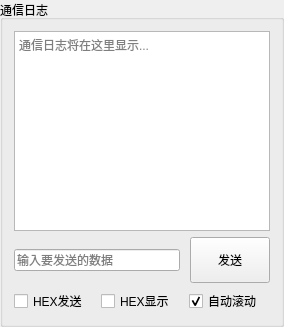
      <widget class="QGroupBox" name="groupBox_communication">
       <property name="minimumSize">
        <size>
         <width>250</width>
         <height>0</height>
        </size>
       </property>
       <property name="title">
        <string>通信日志</string>
       </property>
       <layout class="QVBoxLayout" name="communicationLayout">
        <item>
         <widget class="QTextEdit" name="textEdit_log">
          <property name="minimumSize">
           <size>
            <width>0</width>
            <height>200</height>
           </size>
          </property>
          <property name="readOnly">
           <bool>true</bool>
          </property>
          <property name="placeholderText">
           <string>通信日志将在这里显示...</string>
          </property>
         </widget>
        </item>
        <item>
         <layout class="QHBoxLayout" name="sendLayout">
          <property name="spacing">
           <number>10</number>
          </property>
          <item>
           <widget class="QLineEdit" name="lineEdit_send">
            <property name="placeholderText">
             <string>输入要发送的数据</string>
            </property>
           </widget>
          </item>
          <item>
           <widget class="QPushButton" name="pushButton_send">
            <property name="minimumSize">
             <size>
              <width>60</width>
              <height>46</height>
             </size>
            </property>
            <property name="text">
             <string>发送</string>
            </property>
           </widget>
          </item>
         </layout>
        </item>
        <item>
         <layout class="QHBoxLayout" name="formatLayout">
          <item>
           <widget class="QCheckBox" name="checkBox_hexSend">
            <property name="text">
             <string>HEX发送</string>
            </property>
           </widget>
          </item>
          <item>
           <widget class="QCheckBox" name="checkBox_hexReceive">
            <property name="text">
             <string>HEX显示</string>
            </property>
           </widget>
          </item>
          <item>
           <widget class="QCheckBox" name="checkBox_autoScroll">
            <property name="text">
             <string>自动滚动</string>
            </property>
            <property name="checked">
             <bool>true</bool>
            </property>
           </widget>
          </item>
         </layout>
        </item>
       </layout>
      </widget>
